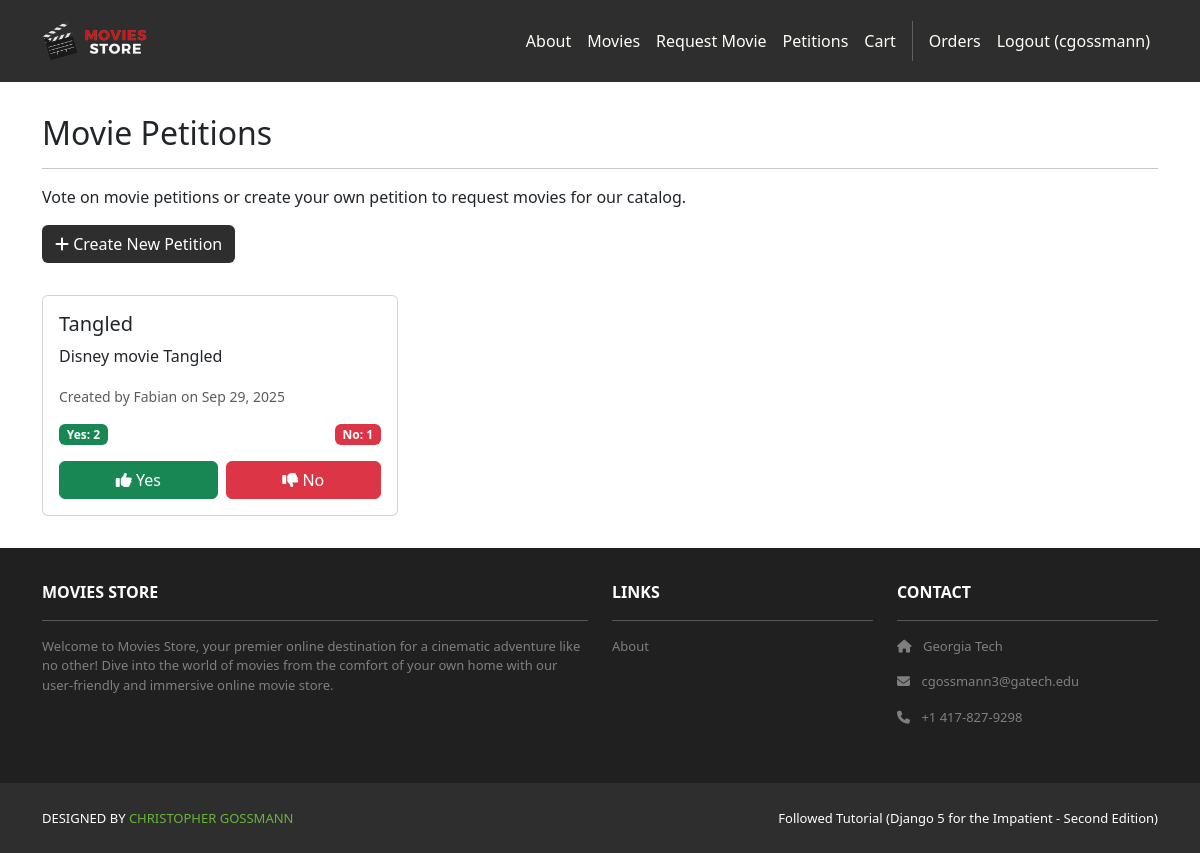
Page /movies/petitions/ (signed in) on the committed database.
### movies/models.py (models this page shows, shortened)
class Petition(models.Model):
    STATUS_CHOICES = [
        ('active', 'Active'),
        ('approved', 'Approved'),
        ('rejected', 'Rejected'),
    ]
    movie_title = models.CharField(max_length=200)
    description = models.TextField(blank=True)
    created_by = models.ForeignKey(User, on_delete=models.CASCADE)
    created_at = models.DateTimeField(auto_now_add=True)
    status = models.CharField(max_length=10, choices=STATUS_CHOICES, default='active')
    def yes_votes_count(self):
        return self.petitionvote_set.filter(vote=True).count()
    def no_votes_count(self):
        return self.petitionvote_set.filter(vote=False).count()

### movies/views.py (the view)
# urls.py: path('petitions/', views.petition_list, name='movies.petition_list'),
@login_required
def petition_list(request):
    petitions = Petition.objects.filter(status='active').order_by('-created_at')
    user_voted_petitions = set(
        PetitionVote.objects.filter(user=request.user).values_list('petition_id', flat=True)
    )
    template_data = {
        'title': 'Movie Petitions',
        'petitions': petitions
    }
    return render(request, 'movies/petition_list.html', {
        'template_data': template_data,
        'user_voted_petitions': user_voted_petitions
    })

### movies/templates/movies/petition_list.html (shortened to what this page needs)
{% extends 'base.html' %}
{% block content %}
{% load static %}
<div class="p-3">
  <div class="container">
    <div class="row mt-3">
      <div class="col mx-auto mb-3">
        <h2>Movie Petitions</h2>
        <hr />
        <p class="card-text">
          Vote on movie petitions or create your own petition to request movies for our catalog.
        </p>
        <a href="{% url 'movies.petition_create' %}" class="btn bg-dark text-white mb-3">
          <i class="fas fa-plus"></i> Create New Petition
        </a>
      </div>
    </div>
    <div class="row">
      {% for petition in template_data.petitions %}
      <div class="col-md-6 col-lg-4 mb-3">
        <div class="card h-100">
          <div class="card-body">
            <h5 class="card-title">{{ petition.movie_title }}</h5>
            <p class="card-text">{{ petition.description|truncatewords:20 }}</p>
            <p class="card-text">
              <small class="text-muted">
                Created by {{ petition.created_by.username }} on {{ petition.created_at|date:"M d, Y" }}
              </small>
            </p>
            <div class="mb-3">
              <div class="d-flex justify-content-between">
                <span class="badge bg-success">Yes: {{ petition.yes_votes_count }}</span>
                <span class="badge bg-danger">No: {{ petition.no_votes_count }}</span>
              </div>
            </div>
            <div class="d-flex gap-2">
              <form method="post" action="{% url 'movies.petition_vote' pk=petition.pk %}" class="flex-fill">
                <button type="submit" class="btn btn-success w-100">
                  <i class="fas fa-thumbs-up"></i> Yes
                </button>
              </form>
              <form method="post" action="{% url 'movies.petition_vote' pk=petition.pk %}" class="flex-fill">
                <button type="submit" class="btn btn-danger w-100">
                  <i class="fas fa-thumbs-down"></i> No
                </button>
              </form>
            </div>
          </div>
        </div>
      </div>
      {% empty %}
      <div class="col-12">
        <div class="alert alert-info">
          No active petitions found. <a href="{% url 'movies.petition_create' %}">Create the first one!</a>
        </div>
      </div>
      {% endfor %}
    </div>
  </div>
</div>
{% endblock content %}

### moviesstore/templates/base.html (shortened to what this page needs)
<!DOCTYPE html>
<html>
  {% load static %}
  <head>
    <link href="https://cdn.jsdelivr.net/npm/bootstrap@5.3.3/dist/css/bootstrap.min.css" rel="stylesheet">
    <link rel="stylesheet" href="https://cdnjs.cloudflare.com/ajax/libs/font-awesome/6.1.1/css/all.min.css">
    <link rel="stylesheet" type="text/css" href="{% static 'css/style.css' %}">
  </head>
  <body>
    <nav class="p-3 navbar navbar-dark bg-dark navbar-expand-lg">
      <div class="container">
        <a class="navbar-brand" href="{% url 'home.index' %}">
          <img src="{% static 'img/logo.png' %}" alt="logo" height="40" />
        </a>
        <div class="collapse navbar-collapse" id="navbarNavAltMarkup">
          <div class="navbar-nav ms-auto navbar-ml">
            <a class="nav-link" href="{% url 'home.about' %}">About</a>
            <a class="nav-link" href="{% url 'movies.index' %}">Movies</a>
            {% if user.is_authenticated %}
            <a class="nav-link" href="{% url 'movies.requests' %}">Request Movie</a>
            <a class="nav-link" href="{% url 'movies.petition_list' %}">Petitions</a>
            {% endif %}
            <a class="nav-link" href="{% url 'cart.index' %}">Cart</a>
            {% if user.is_authenticated %}
            <a class="nav-link" href="{% url 'accounts.orders' %}">Orders</a>
            <a class="nav-link" href="{% url 'accounts.logout' %}">Logout ({{ user.username }})</a>
            {% else %}
            <a class="nav-link" href="{% url 'accounts.login' %}">Login</a>
            <a class="nav-link" href="{% url 'accounts.signup' %}">Sign Up</a>
            {% endif %}
          </div>
        </div>
      </div>
    </nav>
    <div>
      {% block content %}
      {% endblock content %}
    </div>
    <section class="p-3 ms-footer d-none d-md-block">
      <div class="container">
        <div class="row mt-3 text-white">
          <div class="col-md-6 col-lg-6 col-xl-6 mx-auto mb-4">
            <b>MOVIES STORE</b>
            <hr />
            <p>Welcome to Movies Store, your premier online destination for a cinematic
              adventure like no other! Dive into the world of movies from the comfort of your own home with our user-friendly
              and immersive online movie store.</p>
          </div>
          <div class="col-md-3 col-lg-3 col-xl-3 mx-auto mb-4">
            <b>LINKS</b>
            <hr />
            <p><a class="nav-link" href="{% url 'home.about' %}">About</a></p>
          </div>
          <div class="col-md-3 col-lg-3 col-xl-3 mx-auto mb-4">
            <b>CONTACT</b>
            <hr />
            <p><i class="fas fa-home me-2"></i>
              Georgia Tech
            </p>
            <p><i class="fas fa-envelope me-2"></i>
              cgossmann3@gatech.edu
            </p>
            <p><i class="fas fa-phone me-2"></i>
              +1 417-827-9298
            </p>
          </div>
        </div>
      </div>
    </section>
    <section class="p-3 ms-footer-bottom bg-dark">
      <div class="container d-flex justify-content-between">
        <div class="me-5 text-white">
          <span>DESIGNED BY
            <a href="https://linkedin.com/in/cgossmann05" target="_blank">CHRISTOPHER GOSSMANN</a>
          </span>
        </div>
        <div class="text-white">
          <span>Followed Tutorial (Django 5 for the Impatient - Second Edition)</span>
        </div>
      </div>
    </section>
  </body>
</html>

### moviesstore/static/css/style.css (style rules this page uses)
.navbar a.nav-link { color: #FFFEF6 !important; }
.bg-dark { background-color: #2E2E2E !important; }
.ms-footer { background-color: #202020; }
.ms-footer p { color: #7F7F7F; font-size: 13px; }
.ms-footer-bottom span { font-size: 13px; line-height: 38px; }
.ms-footer-bottom a { color: #6ab43e; text-decoration: none; }

### rows in the picture
Petition: movie_title "Tangled", description "Disney movie Tangled", created_by.username "Fabian", created_at "Sep 29, 2025", yes_votes_count "2", no_votes_count "1"

### other values in the picture
{{ user.username }} "cgossmann"
